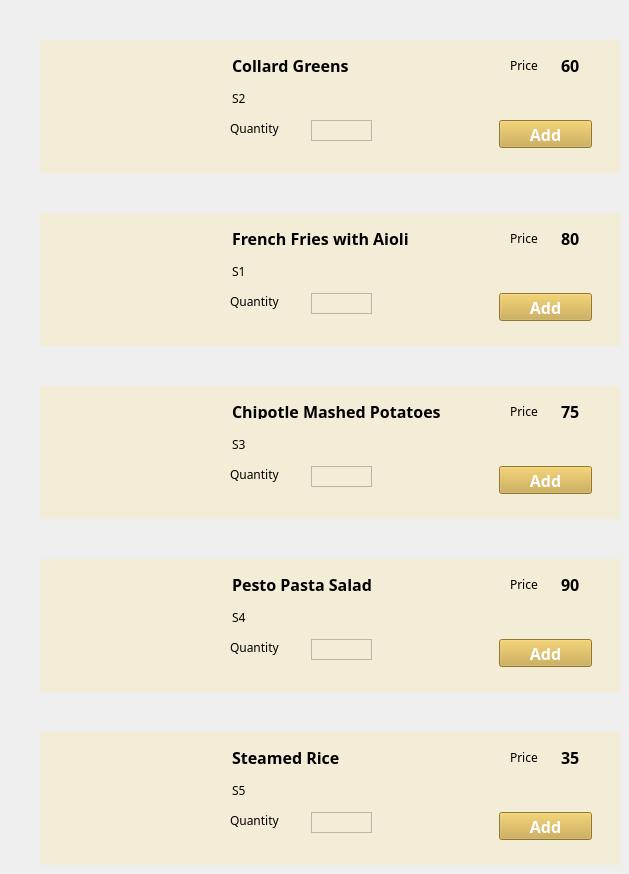
   <widget class="QWidget" name="sidePanel">
    <widget class="QWidget" name="foodSides6" native="true">
     <property name="geometry">
      <rect>
       <x>40</x>
       <y>213</y>
       <width>580</width>
       <height>133</height>
      </rect>
     </property>
     <property name="styleSheet">
      <string notr="true">background-color: rgb(243,236,215);</string>
     </property>
     <widget class="QLabel" name="pic_side1">
      <property name="geometry">
       <rect>
        <x>20</x>
        <y>17</y>
        <width>152</width>
        <height>101</height>
       </rect>
      </property>
      <property name="styleSheet">
       <string notr="true">background-color: rgb(243,236,215);</string>
      </property>
      <property name="text">
       <string/>
      </property>
      <property name="pixmap">
       <pixmap>food_pics/French fries with aoili.png</pixmap>
      </property>
     </widget>
     <widget class="QLabel" name="nameSide16">
      <property name="geometry">
       <rect>
        <x>192</x>
        <y>17</y>
        <width>191</width>
        <height>16</height>
       </rect>
      </property>
      <property name="font">
       <font>
        <family>Corbel</family>
        <pointsize>12</pointsize>
        <weight>75</weight>
        <bold>true</bold>
       </font>
      </property>
      <property name="text">
       <string>French Fries with Aioli</string>
      </property>
     </widget>
     <widget class="QLabel" name="jLabel44_6">
      <property name="geometry">
       <rect>
        <x>470</x>
        <y>17</y>
        <width>31</width>
        <height>16</height>
       </rect>
      </property>
      <property name="font">
       <font>
        <family>Corbel</family>
        <weight>50</weight>
        <bold>false</bold>
       </font>
      </property>
      <property name="text">
       <string>Price</string>
      </property>
     </widget>
     <widget class="QLabel" name="jLabel25_6">
      <property name="geometry">
       <rect>
        <x>190</x>
        <y>80</y>
        <width>61</width>
        <height>16</height>
       </rect>
      </property>
      <property name="font">
       <font>
        <family>Corbel</family>
        <weight>50</weight>
        <bold>false</bold>
       </font>
      </property>
      <property name="text">
       <string>Quantity</string>
      </property>
     </widget>
     <widget class="QLabel" name="price_dessert1_6">
      <property name="geometry">
       <rect>
        <x>521</x>
        <y>10</y>
        <width>31</width>
        <height>31</height>
       </rect>
      </property>
      <property name="font">
       <font>
        <family>Corbel</family>
        <pointsize>12</pointsize>
        <weight>75</weight>
        <bold>true</bold>
       </font>
      </property>
      <property name="text">
       <string>80</string>
      </property>
     </widget>
     <widget class="QTextEdit" name="qtty_side2">
      <property name="geometry">
       <rect>
        <x>271</x>
        <y>80</y>
        <width>61</width>
        <height>21</height>
       </rect>
      </property>
      <property name="verticalScrollBarPolicy">
       <enum>Qt::ScrollBarAlwaysOff</enum>
      </property>
     </widget>
     <widget class="QLabel" name="desc_side16_2">
      <property name="geometry">
       <rect>
        <x>192</x>
        <y>50</y>
        <width>61</width>
        <height>16</height>
       </rect>
      </property>
      <property name="font">
       <font>
        <family>Corbel</family>
        <weight>50</weight>
        <bold>false</bold>
       </font>
      </property>
      <property name="text">
       <string>S1</string>
      </property>
     </widget>
     <widget class="QPushButton" name="addBttn_side2">
      <property name="geometry">
       <rect>
        <x>459</x>
        <y>80</y>
        <width>93</width>
        <height>28</height>
       </rect>
      </property>
      <property name="font">
       <font>
        <family>Corbel</family>
        <pointsize>12</pointsize>
        <weight>75</weight>
        <bold>true</bold>
       </font>
      </property>
      <property name="cursor">
       <cursorShape>PointingHandCursor</cursorShape>
      </property>
      <property name="styleSheet">
       <string notr="true">background-color: rgb(201,166,65);
color: rgb(255, 255, 255);</string>
      </property>
      <property name="text">
       <string>Add</string>
      </property>
     </widget>
    </widget>
    <widget class="QWidget" name="foodSides8" native="true">
     <property name="geometry">
      <rect>
       <x>40</x>
       <y>386</y>
       <width>580</width>
       <height>133</height>
      </rect>
     </property>
     <property name="styleSheet">
      <string notr="true">background-color: rgb(243,236,215);</string>
     </property>
     <widget class="QLabel" name="pic_side3">
      <property name="geometry">
       <rect>
        <x>20</x>
        <y>17</y>
        <width>152</width>
        <height>101</height>
       </rect>
      </property>
      <property name="styleSheet">
       <string notr="true">background-color: rgb(243,236,215);</string>
      </property>
      <property name="text">
       <string/>
      </property>
      <property name="pixmap">
       <pixmap>food_pics/Chipotle Mashed Potatoes.png</pixmap>
      </property>
     </widget>
     <widget class="QLabel" name="nameSide18">
      <property name="geometry">
       <rect>
        <x>192</x>
        <y>17</y>
        <width>231</width>
        <height>16</height>
       </rect>
      </property>
      <property name="font">
       <font>
        <family>Corbel</family>
        <pointsize>12</pointsize>
        <weight>75</weight>
        <bold>true</bold>
       </font>
      </property>
      <property name="text">
       <string>Chipotle Mashed Potatoes</string>
      </property>
     </widget>
     <widget class="QLabel" name="jLabel46_5">
      <property name="geometry">
       <rect>
        <x>470</x>
        <y>17</y>
        <width>31</width>
        <height>16</height>
       </rect>
      </property>
      <property name="font">
       <font>
        <family>Corbel</family>
        <weight>50</weight>
        <bold>false</bold>
       </font>
      </property>
      <property name="text">
       <string>Price</string>
      </property>
     </widget>
     <widget class="QLabel" name="price_dessert3_5">
      <property name="geometry">
       <rect>
        <x>521</x>
        <y>10</y>
        <width>21</width>
        <height>31</height>
       </rect>
      </property>
      <property name="font">
       <font>
        <family>Corbel</family>
        <pointsize>12</pointsize>
        <weight>75</weight>
        <bold>true</bold>
       </font>
      </property>
      <property name="text">
       <string>75</string>
      </property>
     </widget>
     <widget class="QLabel" name="jLabel27_5">
      <property name="geometry">
       <rect>
        <x>190</x>
        <y>80</y>
        <width>61</width>
        <height>16</height>
       </rect>
      </property>
      <property name="font">
       <font>
        <family>Corbel</family>
        <weight>50</weight>
        <bold>false</bold>
       </font>
      </property>
      <property name="text">
       <string>Quantity</string>
      </property>
     </widget>
     <widget class="QTextEdit" name="qtty_side3">
      <property name="geometry">
       <rect>
        <x>271</x>
        <y>80</y>
        <width>61</width>
        <height>21</height>
       </rect>
      </property>
      <property name="verticalScrollBarPolicy">
       <enum>Qt::ScrollBarAlwaysOff</enum>
      </property>
     </widget>
     <widget class="QLabel" name="desc_side3_5">
      <property name="geometry">
       <rect>
        <x>192</x>
        <y>50</y>
        <width>61</width>
        <height>16</height>
       </rect>
      </property>
      <property name="font">
       <font>
        <family>Corbel</family>
        <weight>50</weight>
        <bold>false</bold>
       </font>
      </property>
      <property name="text">
       <string>S3</string>
      </property>
     </widget>
     <widget class="QPushButton" name="addBttn_side3">
      <property name="geometry">
       <rect>
        <x>459</x>
        <y>80</y>
        <width>93</width>
        <height>28</height>
       </rect>
      </property>
      <property name="font">
       <font>
        <family>Corbel</family>
        <pointsize>12</pointsize>
        <weight>75</weight>
        <bold>true</bold>
       </font>
      </property>
      <property name="cursor">
       <cursorShape>PointingHandCursor</cursorShape>
      </property>
      <property name="styleSheet">
       <string notr="true">background-color: rgb(201,166,65);
color: rgb(255, 255, 255);</string>
      </property>
      <property name="text">
       <string>Add</string>
      </property>
     </widget>
    </widget>
    <widget class="QWidget" name="foodSides9" native="true">
     <property name="geometry">
      <rect>
       <x>40</x>
       <y>559</y>
       <width>580</width>
       <height>133</height>
      </rect>
     </property>
     <property name="styleSheet">
      <string notr="true">background-color: rgb(243,236,215);</string>
     </property>
     <widget class="QLabel" name="pic_side4">
      <property name="geometry">
       <rect>
        <x>20</x>
        <y>17</y>
        <width>152</width>
        <height>101</height>
       </rect>
      </property>
      <property name="styleSheet">
       <string notr="true">background-color: rgb(243,236,215);</string>
      </property>
      <property name="text">
       <string/>
      </property>
      <property name="pixmap">
       <pixmap>food_pics/Pesto Pasta Salad.png</pixmap>
      </property>
     </widget>
     <widget class="QLabel" name="nameSide19">
      <property name="geometry">
       <rect>
        <x>192</x>
        <y>17</y>
        <width>151</width>
        <height>16</height>
       </rect>
      </property>
      <property name="font">
       <font>
        <family>Corbel</family>
        <pointsize>12</pointsize>
        <weight>75</weight>
        <bold>true</bold>
       </font>
      </property>
      <property name="text">
       <string>Pesto Pasta Salad</string>
      </property>
     </widget>
     <widget class="QLabel" name="jLabel47_5">
      <property name="geometry">
       <rect>
        <x>470</x>
        <y>17</y>
        <width>31</width>
        <height>16</height>
       </rect>
      </property>
      <property name="font">
       <font>
        <family>Corbel</family>
        <weight>50</weight>
        <bold>false</bold>
       </font>
      </property>
      <property name="text">
       <string>Price</string>
      </property>
     </widget>
     <widget class="QLabel" name="price_dessert4_5">
      <property name="geometry">
       <rect>
        <x>521</x>
        <y>10</y>
        <width>21</width>
        <height>31</height>
       </rect>
      </property>
      <property name="font">
       <font>
        <family>Corbel</family>
        <pointsize>12</pointsize>
        <weight>75</weight>
        <bold>true</bold>
       </font>
      </property>
      <property name="text">
       <string>90</string>
      </property>
     </widget>
     <widget class="QLabel" name="jLabel28_5">
      <property name="geometry">
       <rect>
        <x>190</x>
        <y>80</y>
        <width>61</width>
        <height>16</height>
       </rect>
      </property>
      <property name="font">
       <font>
        <family>Corbel</family>
        <weight>50</weight>
        <bold>false</bold>
       </font>
      </property>
      <property name="text">
       <string>Quantity</string>
      </property>
     </widget>
     <widget class="QTextEdit" name="qtty_side4">
      <property name="geometry">
       <rect>
        <x>271</x>
        <y>80</y>
        <width>61</width>
        <height>21</height>
       </rect>
      </property>
      <property name="verticalScrollBarPolicy">
       <enum>Qt::ScrollBarAlwaysOff</enum>
      </property>
     </widget>
     <widget class="QLabel" name="desc_side4_5">
      <property name="geometry">
       <rect>
        <x>192</x>
        <y>50</y>
        <width>61</width>
        <height>16</height>
       </rect>
      </property>
      <property name="font">
       <font>
        <family>Corbel</family>
        <weight>50</weight>
        <bold>false</bold>
       </font>
      </property>
      <property name="text">
       <string>S4</string>
      </property>
     </widget>
     <widget class="QPushButton" name="addBttn_side4">
      <property name="geometry">
       <rect>
        <x>459</x>
        <y>80</y>
        <width>93</width>
        <height>28</height>
       </rect>
      </property>
      <property name="font">
       <font>
        <family>Corbel</family>
        <pointsize>12</pointsize>
        <weight>75</weight>
        <bold>true</bold>
       </font>
      </property>
      <property name="cursor">
       <cursorShape>PointingHandCursor</cursorShape>
      </property>
      <property name="styleSheet">
       <string notr="true">background-color: rgb(201,166,65);
color: rgb(255, 255, 255);</string>
      </property>
      <property name="text">
       <string>Add</string>
      </property>
     </widget>
    </widget>
    <widget class="QWidget" name="foodSides7" native="true">
     <property name="geometry">
      <rect>
       <x>40</x>
       <y>40</y>
       <width>580</width>
       <height>133</height>
      </rect>
     </property>
     <property name="styleSheet">
      <string notr="true">background-color: rgb(243,236,215);</string>
     </property>
     <widget class="QLabel" name="pic_side2">
      <property name="geometry">
       <rect>
        <x>20</x>
        <y>17</y>
        <width>152</width>
        <height>101</height>
       </rect>
      </property>
      <property name="styleSheet">
       <string notr="true">background-color: rgb(243,236,215);</string>
      </property>
      <property name="text">
       <string/>
      </property>
      <property name="pixmap">
       <pixmap>food_pics/Sautee Collard Greens.png</pixmap>
      </property>
     </widget>
     <widget class="QLabel" name="nameSide17">
      <property name="geometry">
       <rect>
        <x>192</x>
        <y>17</y>
        <width>211</width>
        <height>16</height>
       </rect>
      </property>
      <property name="font">
       <font>
        <family>Corbel</family>
        <pointsize>12</pointsize>
        <weight>75</weight>
        <bold>true</bold>
       </font>
      </property>
      <property name="text">
       <string>Collard Greens</string>
      </property>
     </widget>
     <widget class="QLabel" name="jLabel26_5">
      <property name="geometry">
       <rect>
        <x>190</x>
        <y>80</y>
        <width>61</width>
        <height>16</height>
       </rect>
      </property>
      <property name="font">
       <font>
        <family>Corbel</family>
        <weight>50</weight>
        <bold>false</bold>
       </font>
      </property>
      <property name="text">
       <string>Quantity</string>
      </property>
     </widget>
     <widget class="QTextEdit" name="qtty_side1">
      <property name="geometry">
       <rect>
        <x>271</x>
        <y>80</y>
        <width>61</width>
        <height>21</height>
       </rect>
      </property>
      <property name="verticalScrollBarPolicy">
       <enum>Qt::ScrollBarAlwaysOff</enum>
      </property>
     </widget>
     <widget class="QLabel" name="jLabel45_5">
      <property name="geometry">
       <rect>
        <x>470</x>
        <y>17</y>
        <width>31</width>
        <height>16</height>
       </rect>
      </property>
      <property name="font">
       <font>
        <family>Corbel</family>
        <weight>50</weight>
        <bold>false</bold>
       </font>
      </property>
      <property name="text">
       <string>Price</string>
      </property>
     </widget>
     <widget class="QLabel" name="price_dessert2_5">
      <property name="geometry">
       <rect>
        <x>521</x>
        <y>10</y>
        <width>21</width>
        <height>31</height>
       </rect>
      </property>
      <property name="font">
       <font>
        <family>Corbel</family>
        <pointsize>12</pointsize>
        <weight>75</weight>
        <bold>true</bold>
       </font>
      </property>
      <property name="text">
       <string>60</string>
      </property>
     </widget>
     <widget class="QLabel" name="desc_side17_2">
      <property name="geometry">
       <rect>
        <x>192</x>
        <y>50</y>
        <width>61</width>
        <height>16</height>
       </rect>
      </property>
      <property name="font">
       <font>
        <family>Corbel</family>
        <weight>50</weight>
        <bold>false</bold>
       </font>
      </property>
      <property name="text">
       <string>S2</string>
      </property>
     </widget>
     <widget class="QPushButton" name="addBttn_side1">
      <property name="geometry">
       <rect>
        <x>459</x>
        <y>80</y>
        <width>93</width>
        <height>28</height>
       </rect>
      </property>
      <property name="font">
       <font>
        <family>Corbel</family>
        <pointsize>12</pointsize>
        <weight>75</weight>
        <bold>true</bold>
       </font>
      </property>
      <property name="cursor">
       <cursorShape>PointingHandCursor</cursorShape>
      </property>
      <property name="styleSheet">
       <string notr="true">background-color: rgb(201,166,65);
color: rgb(255, 255, 255);</string>
      </property>
      <property name="text">
       <string>Add</string>
      </property>
     </widget>
    </widget>
    <widget class="QWidget" name="foodSides10" native="true">
     <property name="geometry">
      <rect>
       <x>40</x>
       <y>732</y>
       <width>580</width>
       <height>133</height>
      </rect>
     </property>
     <property name="styleSheet">
      <string notr="true">background-color: rgb(243,236,215);</string>
     </property>
     <widget class="QLabel" name="pic_side5">
      <property name="geometry">
       <rect>
        <x>20</x>
        <y>17</y>
        <width>152</width>
        <height>101</height>
       </rect>
      </property>
      <property name="styleSheet">
       <string notr="true">background-color: rgb(243,236,215);</string>
      </property>
      <property name="text">
       <string/>
      </property>
      <property name="pixmap">
       <pixmap>food_pics/Steamed rice.png</pixmap>
      </property>
     </widget>
     <widget class="QLabel" name="nameSide20">
      <property name="geometry">
       <rect>
        <x>192</x>
        <y>17</y>
        <width>141</width>
        <height>16</height>
       </rect>
      </property>
      <property name="font">
       <font>
        <family>Corbel</family>
        <pointsize>12</pointsize>
        <weight>75</weight>
        <bold>true</bold>
       </font>
      </property>
      <property name="text">
       <string>Steamed Rice</string>
      </property>
     </widget>
     <widget class="QLabel" name="jLabel29_5">
      <property name="geometry">
       <rect>
        <x>190</x>
        <y>80</y>
        <width>61</width>
        <height>16</height>
       </rect>
      </property>
      <property name="font">
       <font>
        <family>Corbel</family>
        <weight>50</weight>
        <bold>false</bold>
       </font>
      </property>
      <property name="text">
       <string>Quantity</string>
      </property>
     </widget>
     <widget class="QTextEdit" name="qtty_side5">
      <property name="geometry">
       <rect>
        <x>271</x>
        <y>80</y>
        <width>61</width>
        <height>21</height>
       </rect>
      </property>
      <property name="verticalScrollBarPolicy">
       <enum>Qt::ScrollBarAlwaysOff</enum>
      </property>
     </widget>
     <widget class="QLabel" name="jLabel48_5">
      <property name="geometry">
       <rect>
        <x>470</x>
        <y>17</y>
        <width>31</width>
        <height>16</height>
       </rect>
      </property>
      <property name="font">
       <font>
        <family>Corbel</family>
        <weight>50</weight>
        <bold>false</bold>
       </font>
      </property>
      <property name="text">
       <string>Price</string>
      </property>
     </widget>
     <widget class="QLabel" name="price_dessert5_5">
      <property name="geometry">
       <rect>
        <x>521</x>
        <y>10</y>
        <width>21</width>
        <height>31</height>
       </rect>
      </property>
      <property name="font">
       <font>
        <family>Corbel</family>
        <pointsize>12</pointsize>
        <weight>75</weight>
        <bold>true</bold>
       </font>
      </property>
      <property name="text">
       <string>35</string>
      </property>
     </widget>
     <widget class="QLabel" name="desc_side5_5">
      <property name="geometry">
       <rect>
        <x>192</x>
        <y>50</y>
        <width>61</width>
        <height>16</height>
       </rect>
      </property>
      <property name="font">
       <font>
        <family>Corbel</family>
        <weight>50</weight>
        <bold>false</bold>
       </font>
      </property>
      <property name="text">
       <string>S5</string>
      </property>
     </widget>
     <widget class="QPushButton" name="addBttn_side5">
      <property name="geometry">
       <rect>
        <x>459</x>
        <y>80</y>
        <width>93</width>
        <height>28</height>
       </rect>
      </property>
      <property name="font">
       <font>
        <family>Corbel</family>
        <pointsize>12</pointsize>
        <weight>75</weight>
        <bold>true</bold>
       </font>
      </property>
      <property name="cursor">
       <cursorShape>PointingHandCursor</cursorShape>
      </property>
      <property name="styleSheet">
       <string notr="true">background-color: rgb(201,166,65);
color: rgb(255, 255, 255);</string>
      </property>
      <property name="text">
       <string>Add</string>
      </property>
     </widget>
    </widget>
   </widget>
